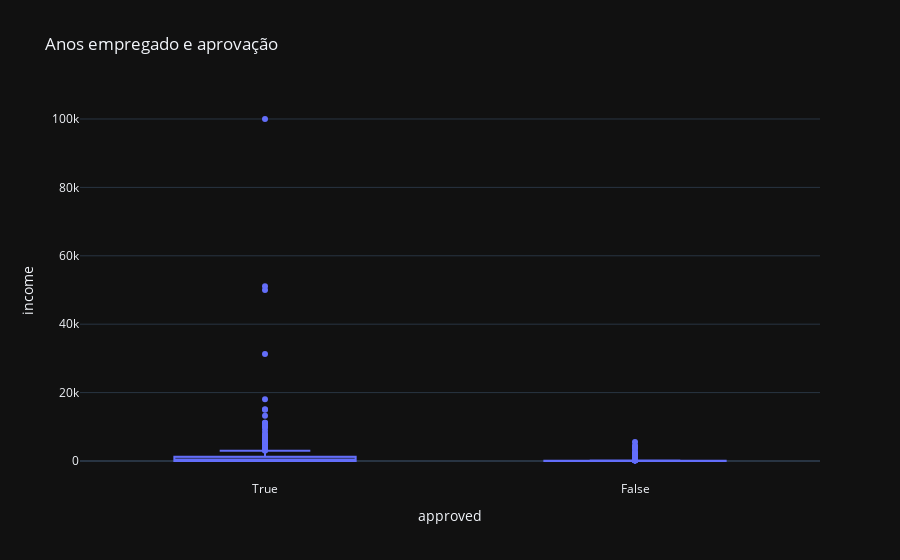

The notebook cell saved with this chart:
### Code cell
fig = px.box(df, x='approved', y='income', title='Anos empregado e aprovação')
fig.show()

### Figure 1 — Plotly figure (JSON) as saved in the notebook; plotly's stock layout.template omitted (floating-point values rounded to 4 significant figures; data arrays with more than 128 entries replaced by an {"elided": "..."} marker saying what was removed)
{"data": [{"alignmentgroup": "True", "hovertemplate": "approved=%{x}<br>income=%{y}<extra></extra>", "legendgroup": "", "marker": {"color": "#636efa"}, "name": "", "notched": false, "offsetgroup": "", "orientation": "v", "showlegend": false, "x": {"elided": "662 str values"}, "x0": " ", "xaxis": "x", "y": {"elided": "662 int values"}, "y0": " ", "yaxis": "y", "type": "box"}], "layout": {"xaxis": {"anchor": "y", "domain": [0.0, 1.0], "title": {"text": "approved"}}, "yaxis": {"anchor": "x", "domain": [0.0, 1.0], "title": {"text": "income"}}, "legend": {"tracegroupgap": 0}, "title": {"text": "Anos empregado e aprovação"}, "boxmode": "group"}}
